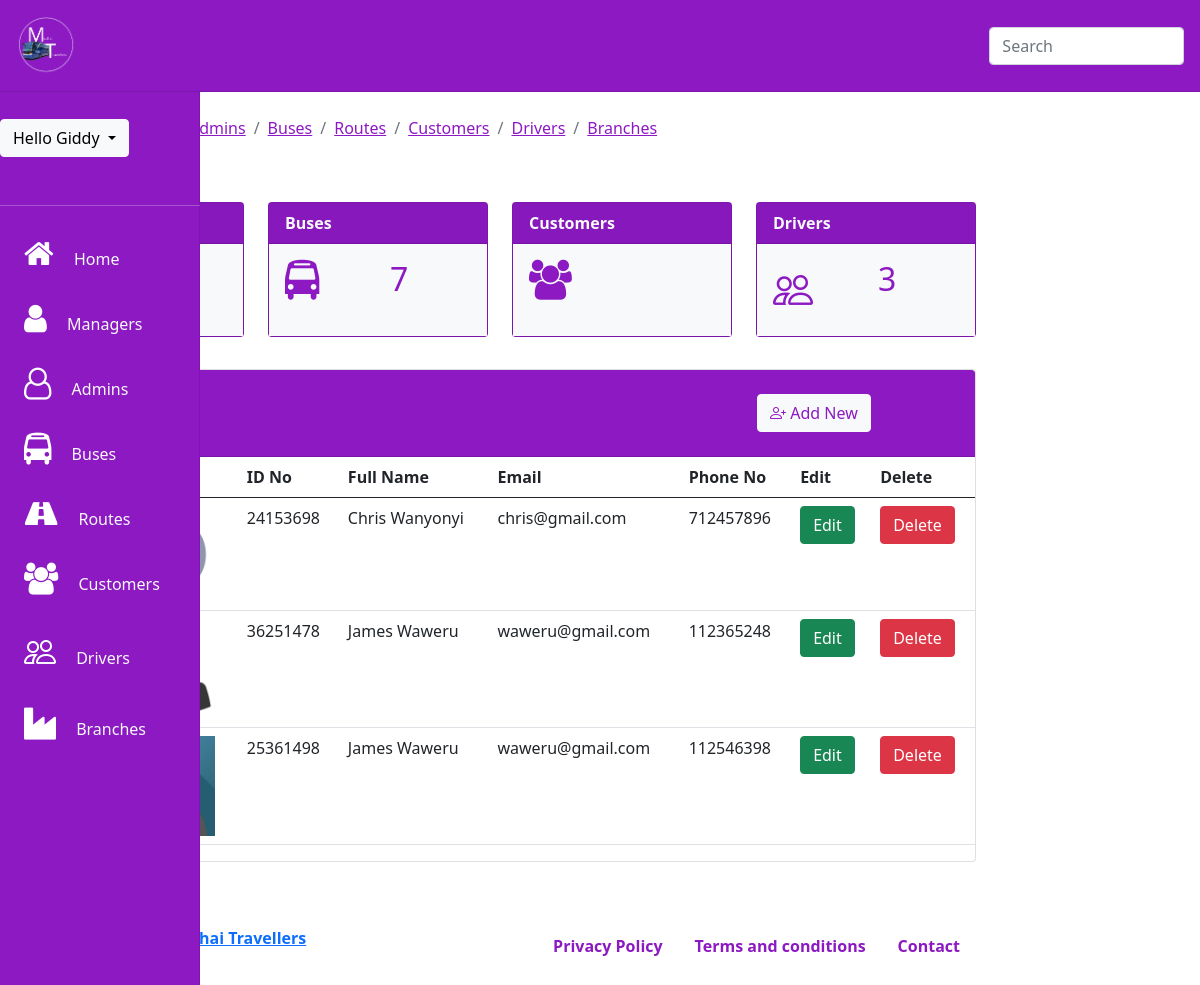
/super_admin/drivers.php (signed in), run on the app's committed database.
### tables this page shows
CREATE TABLE `drivers` (
  `id` int(11) NOT NULL,
  `branch` varchar(255) NOT NULL,
  `photo` varchar(100) NOT NULL,
  `idno` int(11) NOT NULL,
  `fullname` varchar(255) NOT NULL,
  `email` varchar(255) NOT NULL,
  `phone` int(20) NOT NULL
);

### super_admin/partials/i_drivers.php (the view, shortened to what this page needs)
<?php
 $sql ="SELECT *FROM drivers
  ORDER BY id";
   $query =$con->query($sql);
   WHILE($row=$query->fetch_assoc())
   {
       ?>
<tr>
    <td><?php echo $row['branch'];?></td>
    <td>
    </td>
    <td><?php echo $row['idno'];?></td>
    <td><?php echo $row['fullname'];?></td>
    <td><?php echo $row['email'];?></td>
    <td><?php echo $row['phone'];?></td>
    <form action="partials/updatedata.php" Method="POST">
        <th><input type="submit" name="edit" class="btn btn-success" data-target="#addnew" value="Edit"></th>
    </form>
    <form action="partials/delete.php" Method="POST">
        <th><input type="submit" name="delete" class="btn btn-danger" value="Delete"></th>
    </form>
</tr>
<?php
                }
                ?>

### data on the page
drivers: idno "24153698", fullname "Chris Wanyonyi", email "chris@gmail.com", phone "712457896"
drivers: idno "36251478", fullname "James Waweru", email "waweru@gmail.com", phone "112365248"
drivers: idno "25361498", fullname "James Waweru", email "waweru@gmail.com", phone "112546398"

### other printed values
$_SESSION['username'] "Giddy"
$row "7"
$row "3"
